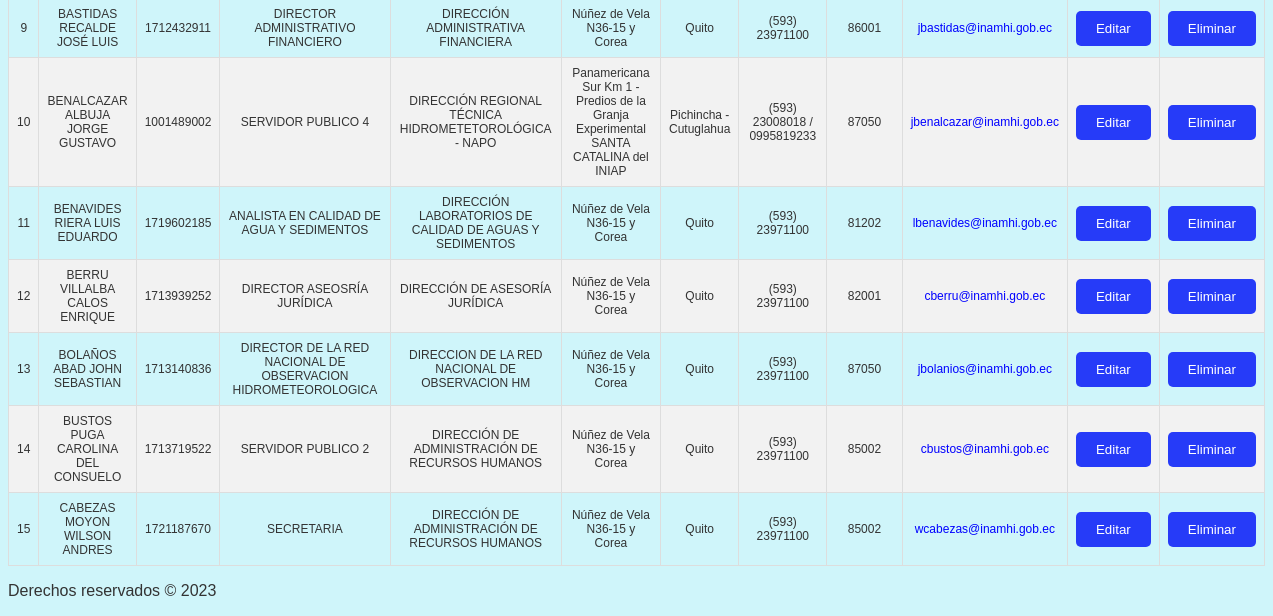
The app's page /directorio/lista_registros/ (signed in, lower part), older data.
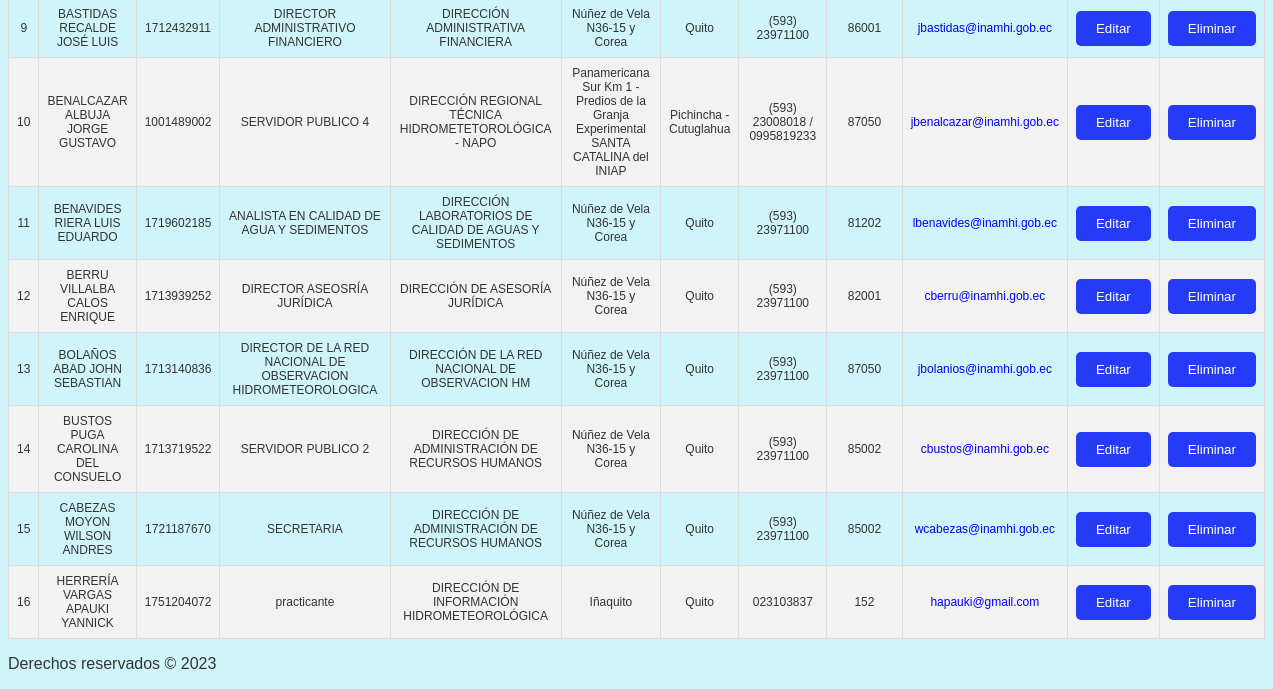
The same page, newer data.
### directorio/models.py (models this page shows, shortened)
class Registro(models.Model):
    numero_registro = models.IntegerField(unique=True)
    nombres_apellidos = models.CharField(max_length=255)
    cedula = models.CharField(max_length=10)
    puesto_institucional = models.CharField(max_length=255)
    unidad_pertenece = models.CharField(max_length=255)
    direccion_institucional = models.CharField(max_length=255)
    ciudad_labora = models.CharField(max_length=255)
    telefono_institucional = models.CharField(max_length=255)
    extension_telefonica = models.CharField(max_length=255)
    correo_electronico = models.EmailField()

### directorio/views.py (the view, shortened to what this page needs)
# urls.py: path('lista_registros/', views.lista_registros, name='lista_registros'),
@login_required
def lista_registros(request):
    user = request.user
    registros = Registro.objects.all()
    ordenamiento = request.GET.get('ordenamiento')
    if ordenamiento == 'alfabeticamente':
        registros = sorted(registros, key=lambda registro: remover_caracteres_especiales(registro.nombres_apellidos).lower())
    elif ordenamiento == 'unidad':
        registros = registros.order_by('unidad_pertenece')
    else:
        registros = Registro.objects.order_by('numero_registro')
    search_query = request.GET.get('search_query')
    context = {
        'registros': registros,
        'user': request.user,
        'ordenamiento': ordenamiento,  # Agregar el valor del parámetro de ordenamiento al contexto
        'search_query': search_query
    }
    return render(request, 'directorio/lista_registros.html', context)

### Templates/directorio/lista_registros.html (shortened to what this page needs)
{% extends 'base.html' %}
{% block content %}
  {% if registros %}
    <table class="contact-table">
      <tbody>
        {% for registro in registros %}
          <tr>
            <td>{{ registro.numero_registro }}</td>
            <td>{{ registro.nombres_apellidos }}</td>
            <td>{{ registro.cedula }}</td>
            <td>{{ registro.puesto_institucional }}</td>
            <td>{{ registro.unidad_pertenece }}</td>
            <td>{{ registro.direccion_institucional }}</td>
            <td>{{ registro.ciudad_labora }}</td>
            <td>{{ registro.telefono_institucional }}</td>
            <td>{{ registro.extension_telefonica }}</td>
            <td>
              <a href="mailto:{{ registro.correo_electronico }}" style="background-color: transparent; color: blue;">{{ registro.correo_electronico }}</a>
            </td>
            {% if user.is_superuser %}
            <td>
              <a href="{% url 'directorio:editar_registro' registro.numero_registro %}">
                <button class="forms-button">Editar</button>
              </a>
            </td>
            <td>
              <a href="{% url 'directorio:eliminar_registro' registro.numero_registro %}">
                <button class="forms-button">Eliminar</button>
              </a>
            </td>
            {% endif %}
          </tr>
        {% endfor %}
      </tbody>
    </table>
  {% else %}
    <p>No hay registros disponibles.</p>
  {% endif %}
{% endblock %}

Row changes from the older to the newer data that the page shows:
changed Registro "BOLAÑOS ABAD JOHN SEBASTIAN": unidad_pertenece "DIRECCION DE LA RED NACIONAL DE OBSERVACION HM" → "DIRECCIÓN DE LA RED NACIONAL DE OBSERVACION HM"
added Registro: numero_registro "16", nombres_apellidos "HERRERÍA VARGAS APAUKI YANNICK", cedula "1751204072", puesto_institucional "practicante", unidad_pertenece "DIRECCIÓN DE INFORMACIÓN HIDROMETEOROLÓGICA", direccion_institucional "Iñaquito", ciudad_labora "Quito", telefono_institucional "023103837", extension_telefonica "152", correo_electronico "hapauki@gmail.com"
